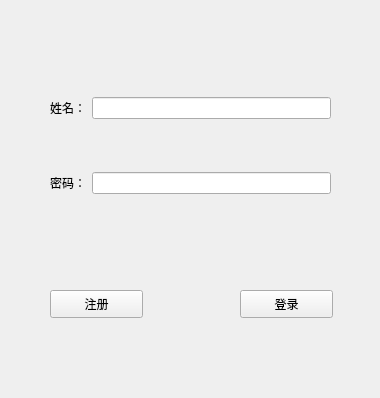
<?xml version="1.0" encoding="UTF-8"?>
<ui version="4.0">
 <class>Login</class>
 <widget class="QWidget" name="Login">
  <property name="geometry">
   <rect>
    <x>0</x>
    <y>0</y>
    <width>380</width>
    <height>398</height>
   </rect>
  </property>
  <property name="windowTitle">
   <string>Form</string>
  </property>
  <widget class="QPushButton" name="pushButton">
   <property name="geometry">
    <rect>
     <x>50</x>
     <y>290</y>
     <width>93</width>
     <height>28</height>
    </rect>
   </property>
   <property name="text">
    <string>注册</string>
   </property>
  </widget>
  <widget class="QPushButton" name="pushButton_2">
   <property name="geometry">
    <rect>
     <x>240</x>
     <y>290</y>
     <width>93</width>
     <height>28</height>
    </rect>
   </property>
   <property name="text">
    <string>登录</string>
   </property>
  </widget>
  <widget class="QWidget" name="layoutWidget">
   <property name="geometry">
    <rect>
     <x>50</x>
     <y>50</y>
     <width>281</width>
     <height>191</height>
    </rect>
   </property>
   <layout class="QGridLayout" name="gridLayout">
    <item row="0" column="0">
     <widget class="QLabel" name="label">
      <property name="text">
       <string>姓名：</string>
      </property>
     </widget>
    </item>
    <item row="0" column="1">
     <widget class="QLineEdit" name="lineEdit"/>
    </item>
    <item row="1" column="0">
     <widget class="QLabel" name="label_2">
      <property name="text">
       <string>密码：</string>
      </property>
     </widget>
    </item>
    <item row="1" column="1">
     <widget class="QLineEdit" name="lineEdit_2"/>
    </item>
   </layout>
  </widget>
 </widget>
 <resources/>
 <connections/>
</ui>
